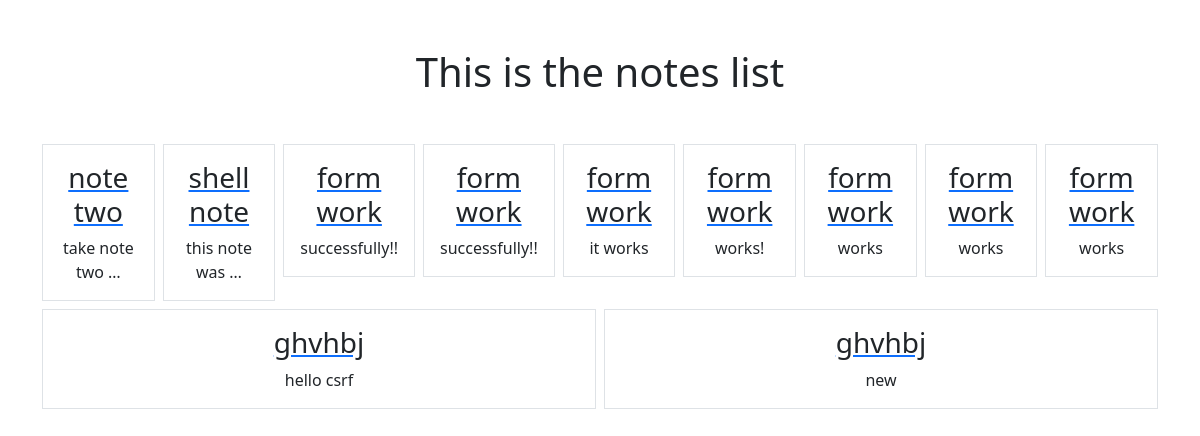
The page /smart/notes/ on the database as committed earlier.
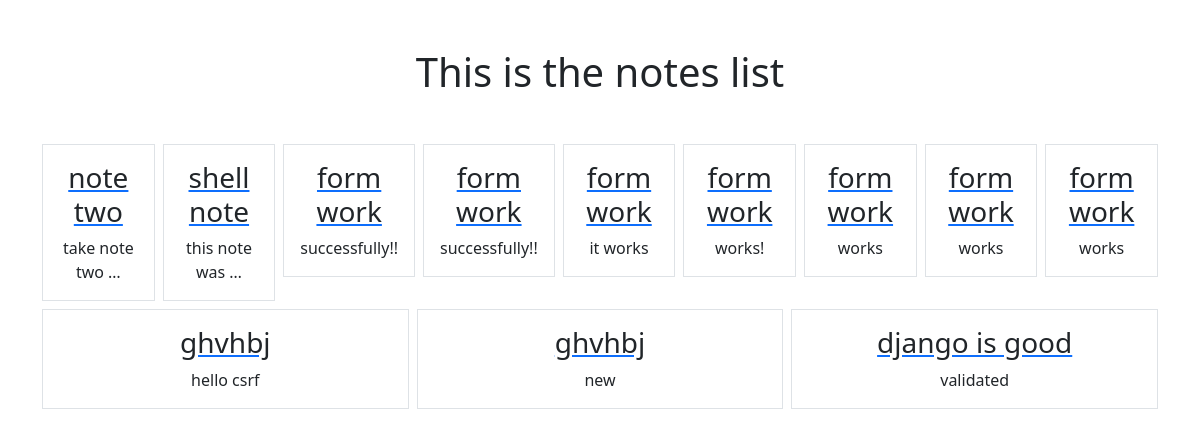
The same page on the database as committed later.
### notes/models.py (models this page shows)
class Notes(models.Model):
    title = models.CharField(max_length= 200)
    text = models.TextField()
    created = models.DateTimeField(auto_now_add=True)

### notes/views.py (the view)
# urls.py: path('notes/', views.NotesListView.as_view(), name='notes.list'),
class NotesListView(ListView):
    model = Notes
    context_object_name = 'all_notes'
    template_name = 'notes/notes_list.html'

### notes/templates/notes/notes_list.html
{% extends "base.html" %}
{% block content %}
<h1 class="my-5">
    This is the notes list
</h1>
<div class="row row-cols3 g-2">
    {% for note in all_notes %}
    <div class="col">
        <div class="p-3 border">
            <a href="{% url 'notes.detail' pk=note.id %}"><h3 class="text-dark text-decoration-none">{{note.title}}</h3></a>
            {{note.text| truncatechars:15 }}
        </div>
    </div>
    {% endfor %}
</div>
{% endblock %}

Rows that differ between the two databases and show on the page:
added Notes: title "django is good", text "validated"
